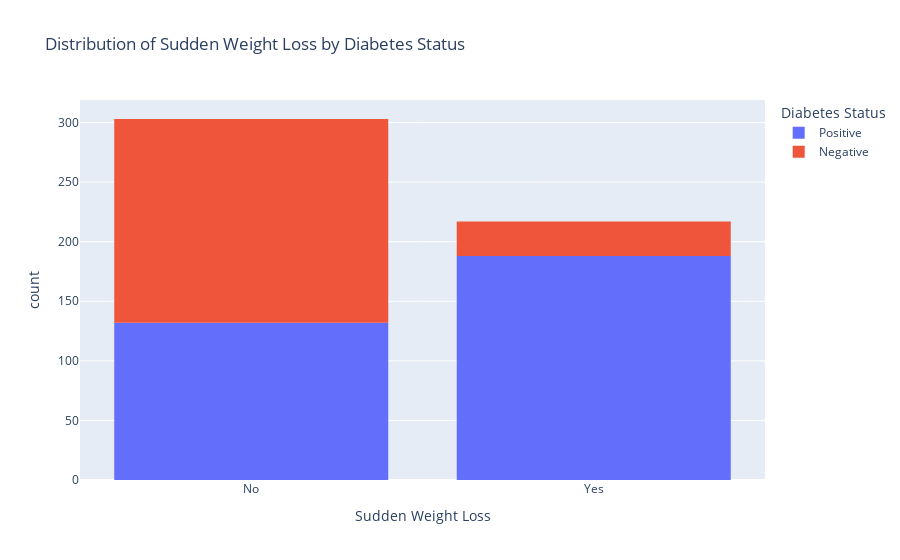

Notebook code cell kept with this figure:
### Markdown cell above
If a person has polydipsia (excessive thirst), there's a 70% chance they will develop diabetes. If they don’t have polydipsia, there's a 96% chance they won’t get diabetes.

### Code cell
swl = px.histogram(Diabetes, x = 'sudden weight loss', color = 'class', title="Distribution of Sudden Weight Loss by Diabetes Status",
    labels={"sudden weight loss": "Sudden Weight Loss", "count": "Number of Cases", "class": "Diabetes Status"})
swl.show() 

plttblswl= ['sudden weight loss', 'class']
qm = sns.light_palette("green", as_cmap=True)
(round(pd.crosstab(Diabetes[plttblswl[0]], Diabetes[plttblswl[1]], normalize='columns') * 100,2)).style.background_gradient(cmap = qm)

### Figure 1 — Plotly figure (JSON) as saved in the notebook; plotly's stock layout.template omitted (floating-point values rounded to 4 significant figures; data arrays with more than 128 entries replaced by an {"elided": "..."} marker saying what was removed)
{"data": [{"alignmentgroup": "True", "bingroup": "x", "hovertemplate": "Diabetes Status=Positive<br>Sudden Weight Loss=%{x}<br>count=%{y}<extra></extra>", "legendgroup": "Positive", "marker": {"color": "#636efa", "pattern": {"shape": ""}}, "name": "Positive", "offsetgroup": "Positive", "orientation": "v", "showlegend": true, "type": "histogram", "x": {"elided": "320 str values"}, "xaxis": "x", "yaxis": "y"}, {"alignmentgroup": "True", "bingroup": "x", "hovertemplate": "Diabetes Status=Negative<br>Sudden Weight Loss=%{x}<br>count=%{y}<extra></extra>", "legendgroup": "Negative", "marker": {"color": "#EF553B", "pattern": {"shape": ""}}, "name": "Negative", "offsetgroup": "Negative", "orientation": "v", "showlegend": true, "type": "histogram", "x": {"elided": "200 str values"}, "xaxis": "x", "yaxis": "y"}], "layout": {"autosize": true, "barmode": "relative", "legend": {"title": {"text": "Diabetes Status"}, "tracegroupgap": 0}, "title": {"text": "Distribution of Sudden Weight Loss by Diabetes Status"}, "xaxis": {"anchor": "y", "autorange": true, "domain": [0, 1], "range": [-0.5, 1.5], "title": {"text": "Sudden Weight Loss"}, "type": "category"}, "yaxis": {"anchor": "x", "autorange": true, "domain": [0, 1], "range": [0, 318.9], "title": {"text": "count"}}}}
